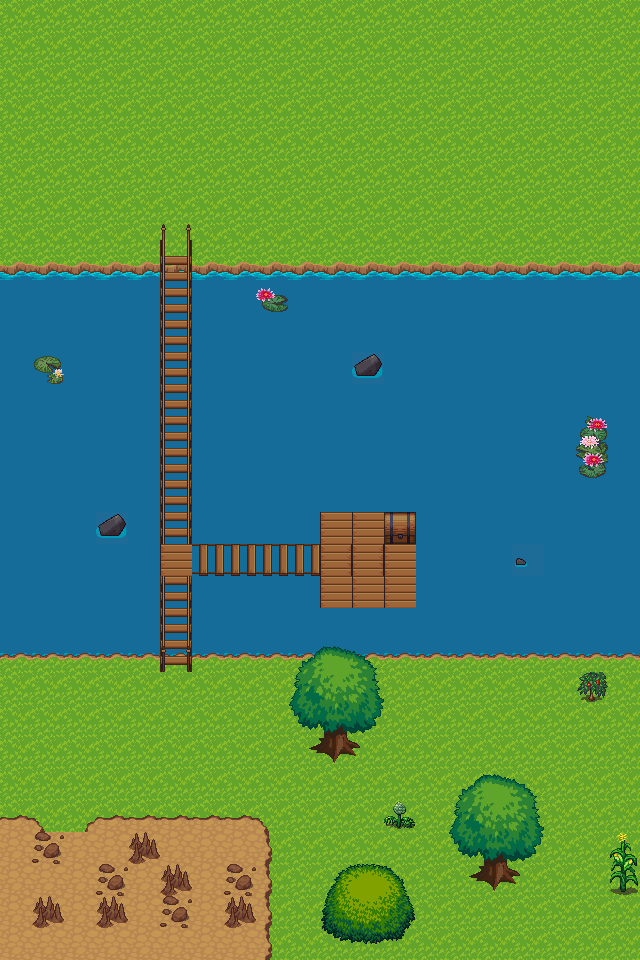

Tiled map render using the project's own tile images. Description and the map definition, with tile-layer contents summarised, below:
An orthogonal 20x30 tile map with 32x32 px tiles, 7 tile layers (background, cave, water, bridge, ...), 2 tilesets.

<map version="1.0" orientation="orthogonal" renderorder="right-down" width="20" height="30" tilewidth="32" tileheight="32" nextobjectid="1">
 <tileset firstgid="1" name="Terrain 1" tilewidth="32" tileheight="32" tilecount="1024">
  <image source="Terrain1.png" width="1024" height="1024" />
 </tileset>
 <tileset firstgid="1025" name="Terrain 2" tilewidth="32" tileheight="32" tilecount="1024">
  <image source="Terrain2.png" width="1024" height="1024" />
 </tileset>
 <layer name="background" width="20" height="30">
  <data>[600 cells, 600 non-empty, 1 distinct tile ids]</data>
 </layer>
 <layer name="cave" width="20" height="30">
  <data>[600 cells, 45 non-empty, 5 distinct tile ids]</data>
 </layer>
 <layer name="water" width="20" height="30">
  <data>[600 cells, 260 non-empty, 3 distinct tile ids]</data>
 </layer>
 <layer name="bridge" width="20" height="30">
  <data>[600 cells, 27 non-empty, 7 distinct tile ids]</data>
 </layer>
 <layer name="misc" width="20" height="30">
  <data>[600 cells, 21 non-empty, 13 distinct tile ids]</data>
 </layer>
 <layer name="tree" width="20" height="30">
  <data>[600 cells, 27 non-empty, 18 distinct tile ids]</data>
 </layer>
 <layer name="collision" width="20" height="30">
  <data>[600 cells, 6 non-empty, 3 distinct tile ids]</data>
 </layer>
</map>
